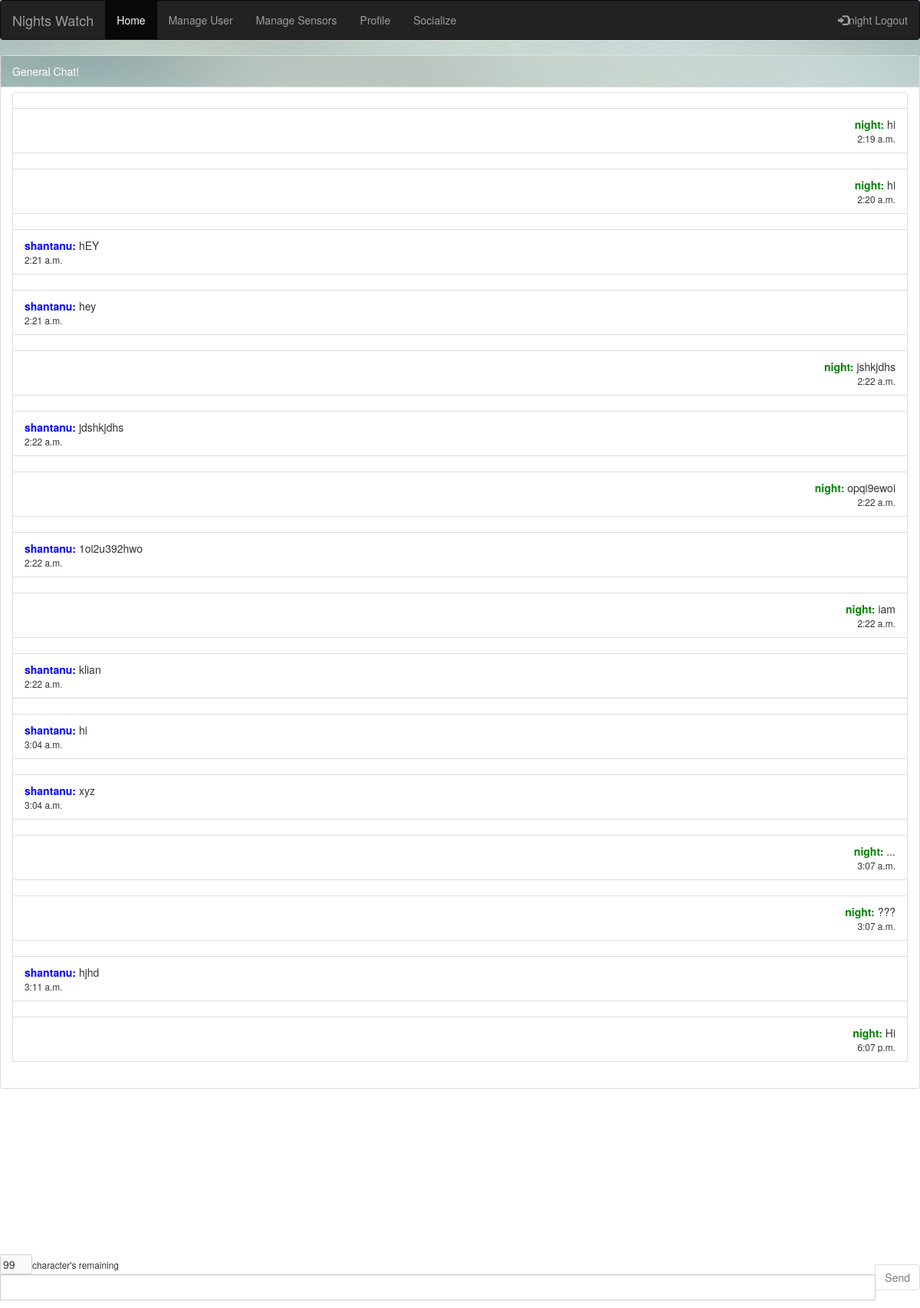
The app's page /demosky/chat_box/ (signed in) with its own data.
### demosky/models.py (models this page shows, shortened)
class Chat(models.Model):
    created = models.DateTimeField(auto_now_add=True)
    topic=models.CharField(max_length=100)
    user = models.ForeignKey(User)
    message = models.CharField(max_length=200)

### demosky/views.py (the view)
@login_required
@user_passes_test(token_check, login_url='/demosky/verify-user/')
def Chatbox(request):
    c = Chat.objects.filter(topic= '')
    return render(request, "demosky/chat_box.html", {'home': 'active', 'chat': c})

### demosky/views.py (called while the page is built)
def token_check(user):
    newEmailUser = UserProfile.objects.get(user=user)
    print (newEmailUser.token_valid)
    return newEmailUser.token_valid

### demosky/templates/demosky/chat_box.html (shortened to what this page needs)
{% load staticfiles %}
{% load static %}
<html>
<body background="/static/DarkSky-Dev/imgs/Background.jpg">
<div class="wrapper">
<nav class="navbar navbar-inverse" >
  <div class="container-fluid" >
    <div class="navbar-header">
      <a class="navbar-brand" href="/demosky/">Nights Watch</a>
    </div>
    <ul class="nav navbar-nav" id="thenavigation">
      <li class="active"><a href="/demosky/">Home</a></li>
      {% if user.is_staff %}
        <li ><a href="/demosky/manage-user">Manage User</a></li>
        <li ><a href="/demosky/manage-sensors">Manage Sensors</a></li>
      {% endif %}
    </ul>
    {% if user.is_authenticated %}
          <ul class="nav navbar-nav">
              <li><a href="/demosky/profile">Profile</a></li>
              <li><a href="/demosky/search">Socialize</a></li>
          </ul>
       <ul class="nav navbar-nav navbar-right">
         <li><a href="/demosky/logout/"><span class="glyphicon glyphicon-log-in"></span>{{request.user}} Logout</a></li>
       </ul>
     {% else %}
       <ul class="nav navbar-nav navbar-right">
        <li><a href="/demosky/register/"><span class="glyphicon glyphicon-user"></span> Register</a></li>
         <li><a href="/demosky/login/"><span class="glyphicon glyphicon-log-in"></span> Login</a></li>
       </ul>
     {% endif %}
  </div>
</nav>
</div>
</body>
<head>
    <link rel="stylesheet" href="http://maxcdn.bootstrapcdn.com/bootstrap/3.3.5/css/bootstrap.min.css">
    <link rel="stylesheet" href="{% static "DarkSky-Dev/css/chat.css" %}">
</head>
<body>
    <div id="chat-body" class="panel panel-default">
        {% if topic != NULL %}
             <div class="panel-heading custom_class">Discussion Topic: {{topic}} </div>
        {% else %}
             <div class ="panel-heading custom_class">General Chat! </div>
        {% endif %}
        <div id="msg-list-div" class="panel-body">
            <ul id="msg-list" class="list-group">
                {% for obj in chat %}
                        {% if obj.user == request.user %}
                            <li class="text-right list-group-item"></li>
                        <li class="text-right list-group-item"><b><font color ='green'>{{ obj.user }}:</font></b> {{ obj.message }}<br><small>{{obj.created.time}}</small></li>
                        {% else %}
                            <li class="text-left list-group-item"></li>
                        <li class="text-left list-group-item"><b><font color = 'blue'>{{ obj.user}}:</font></b> {{ obj.message }}<br><small>{{obj.created.time}}</small></li>
                        {% endif %}
                    {% empty %}
                        <li class="text-right list-group-item">No messages yet!</li>
                {% endfor %}
            </ul>
        </div>
    </div>
    <form id="chat-form" method="post" action="post/" autocomplete="off">
            <div id="chat-bottom" class="input-group">
                 <input disabled  maxlength="3" size="2" value="99" id="counter" ><small>character's remaining</small>
                <input type="text" onkeyup="textCounter(this,'counter',99);" id="chat-msg" name="chat-msg" maxlength="99" class="form-control" />
                <span class="input-group-btn">
                    <input class="btn btn-default" id="send" type="submit" value="Send"/>
                </span class>
            </div>
    </form>
</body>
</html>

### static/DarkSky-Dev/css/chat.css (style rules this page uses)
body { background: url('/static/DarkSky-Dev/imgs/Background.jpg'); background-repeat: no-repeat; background-position: top center; background-attachment: fixed; width: 100%; height: 90%; }
#chat-bottom { position: fixed; bottom: 10px; }
.panel-body { overflow-y: scroll; height: 85%; }
.panel > .panel-heading { background-image: url('/static/DarkSky-Dev/imgs/Background.jpg'); color: white; }

### records on screen
Chat: user "night", message "hi", created.time "2:19 a.m."
Chat: user "night", message "hi", created.time "2:20 a.m."
Chat: user "shantanu", message "hEY", created.time "2:21 a.m."
Chat: user "shantanu", message "hey", created.time "2:21 a.m."
Chat: user "night", message "jshkjdhs", created.time "2:22 a.m."
Chat: user "shantanu", message "jdshkjdhs", created.time "2:22 a.m."
Chat: user "night", message "opqi9ewoi", created.time "2:22 a.m."
Chat: user "shantanu", message "1oi2u392hwo", created.time "2:22 a.m."
Chat: user "night", message "iam", created.time "2:22 a.m."
Chat: user "shantanu", message "klian", created.time "2:22 a.m."
Chat: user "shantanu", message "hi", created.time "3:04 a.m."
Chat: user "shantanu", message "xyz", created.time "3:04 a.m."
Chat: user "night", message "...", created.time "3:07 a.m."
Chat: user "night", message "???", created.time "3:07 a.m."
Chat: user "shantanu", message "hjhd", created.time "3:11 a.m."
Chat: user "night", message "Hi", created.time "6:07 p.m."

### other values on screen
{{ request.user }} "night"
